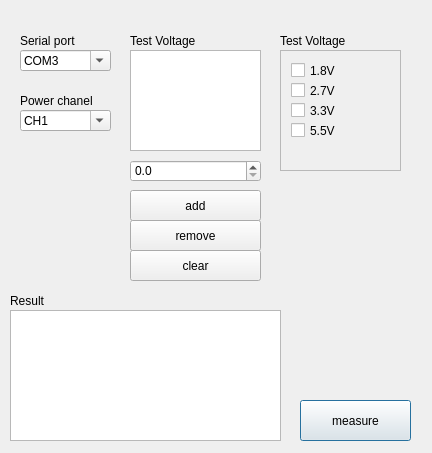
<?xml version="1.0" encoding="UTF-8"?>
<ui version="4.0">
 <class>Dialog</class>
 <widget class="QDialog" name="Dialog">
  <property name="geometry">
   <rect>
    <x>0</x>
    <y>0</y>
    <width>432</width>
    <height>453</height>
   </rect>
  </property>
  <property name="windowTitle">
   <string>Dialog</string>
  </property>
  <widget class="QPushButton" name="PB_measure">
   <property name="geometry">
    <rect>
     <x>300</x>
     <y>400</y>
     <width>111</width>
     <height>41</height>
    </rect>
   </property>
   <property name="text">
    <string>measure</string>
   </property>
  </widget>
  <widget class="QTextBrowser" name="textBrowser_result">
   <property name="geometry">
    <rect>
     <x>10</x>
     <y>310</y>
     <width>271</width>
     <height>131</height>
    </rect>
   </property>
   <property name="tabChangesFocus">
    <bool>false</bool>
   </property>
  </widget>
  <widget class="QScrollArea" name="scrollArea">
   <property name="geometry">
    <rect>
     <x>280</x>
     <y>50</y>
     <width>121</width>
     <height>121</height>
    </rect>
   </property>
   <property name="sizeAdjustPolicy">
    <enum>QAbstractScrollArea::AdjustToContents</enum>
   </property>
   <property name="widgetResizable">
    <bool>true</bool>
   </property>
   <widget class="QWidget" name="scrollAreaWidgetContents">
    <property name="geometry">
     <rect>
      <x>0</x>
      <y>0</y>
      <width>119</width>
      <height>119</height>
     </rect>
    </property>
    <widget class="QCheckBox" name="checkBox_1d8">
     <property name="geometry">
      <rect>
       <x>10</x>
       <y>10</y>
       <width>96</width>
       <height>19</height>
      </rect>
     </property>
     <property name="text">
      <string>1.8V</string>
     </property>
    </widget>
    <widget class="QCheckBox" name="checkBox_5d5">
     <property name="geometry">
      <rect>
       <x>10</x>
       <y>70</y>
       <width>96</width>
       <height>19</height>
      </rect>
     </property>
     <property name="text">
      <string>5.5V</string>
     </property>
    </widget>
    <widget class="QCheckBox" name="checkBox_2d7">
     <property name="geometry">
      <rect>
       <x>10</x>
       <y>30</y>
       <width>96</width>
       <height>19</height>
      </rect>
     </property>
     <property name="text">
      <string>2.7V</string>
     </property>
    </widget>
    <widget class="QCheckBox" name="checkBox_3d3">
     <property name="geometry">
      <rect>
       <x>10</x>
       <y>50</y>
       <width>96</width>
       <height>19</height>
      </rect>
     </property>
     <property name="text">
      <string>3.3V</string>
     </property>
    </widget>
   </widget>
  </widget>
  <widget class="QLabel" name="label_2">
   <property name="geometry">
    <rect>
     <x>20</x>
     <y>30</y>
     <width>91</width>
     <height>21</height>
    </rect>
   </property>
   <property name="text">
    <string>Serial port</string>
   </property>
   <property name="scaledContents">
    <bool>false</bool>
   </property>
  </widget>
  <widget class="QComboBox" name="CB_port">
   <property name="geometry">
    <rect>
     <x>20</x>
     <y>50</y>
     <width>91</width>
     <height>21</height>
    </rect>
   </property>
   <property name="editable">
    <bool>true</bool>
   </property>
   <property name="currentText">
    <string>COM3</string>
   </property>
   <property name="currentIndex">
    <number>0</number>
   </property>
   <item>
    <property name="text">
     <string>COM3</string>
    </property>
   </item>
   <item>
    <property name="text">
     <string>COM5</string>
    </property>
   </item>
   <item>
    <property name="text">
     <string>COM11</string>
    </property>
   </item>
  </widget>
  <widget class="QLabel" name="label">
   <property name="geometry">
    <rect>
     <x>20</x>
     <y>90</y>
     <width>91</width>
     <height>21</height>
    </rect>
   </property>
   <property name="text">
    <string>Power chanel</string>
   </property>
   <property name="scaledContents">
    <bool>false</bool>
   </property>
  </widget>
  <widget class="QComboBox" name="CB_chanel">
   <property name="geometry">
    <rect>
     <x>20</x>
     <y>110</y>
     <width>91</width>
     <height>21</height>
    </rect>
   </property>
   <property name="editable">
    <bool>true</bool>
   </property>
   <property name="currentText">
    <string>CH1</string>
   </property>
   <property name="currentIndex">
    <number>0</number>
   </property>
   <item>
    <property name="text">
     <string>CH1</string>
    </property>
   </item>
   <item>
    <property name="text">
     <string>CH2</string>
    </property>
   </item>
   <item>
    <property name="text">
     <string>CH3</string>
    </property>
   </item>
  </widget>
  <widget class="QDoubleSpinBox" name="DSB_volt">
   <property name="geometry">
    <rect>
     <x>130</x>
     <y>160</y>
     <width>131</width>
     <height>22</height>
    </rect>
   </property>
   <property name="decimals">
    <number>1</number>
   </property>
   <property name="maximum">
    <double>10.000000000000000</double>
   </property>
   <property name="singleStep">
    <double>0.100000000000000</double>
   </property>
   <property name="value">
    <double>0.000000000000000</double>
   </property>
  </widget>
  <widget class="QPushButton" name="PB_addList">
   <property name="geometry">
    <rect>
     <x>130</x>
     <y>190</y>
     <width>131</width>
     <height>31</height>
    </rect>
   </property>
   <property name="text">
    <string>add</string>
   </property>
  </widget>
  <widget class="QListWidget" name="list_volt">
   <property name="geometry">
    <rect>
     <x>130</x>
     <y>50</y>
     <width>131</width>
     <height>101</height>
    </rect>
   </property>
  </widget>
  <widget class="QPushButton" name="PB_removeList">
   <property name="geometry">
    <rect>
     <x>130</x>
     <y>220</y>
     <width>131</width>
     <height>31</height>
    </rect>
   </property>
   <property name="text">
    <string>remove</string>
   </property>
  </widget>
  <widget class="QLabel" name="label_3">
   <property name="geometry">
    <rect>
     <x>280</x>
     <y>30</y>
     <width>91</width>
     <height>21</height>
    </rect>
   </property>
   <property name="text">
    <string>Test Voltage</string>
   </property>
   <property name="scaledContents">
    <bool>false</bool>
   </property>
  </widget>
  <widget class="QPushButton" name="PB_clearList">
   <property name="geometry">
    <rect>
     <x>130</x>
     <y>250</y>
     <width>131</width>
     <height>31</height>
    </rect>
   </property>
   <property name="text">
    <string>clear</string>
   </property>
  </widget>
  <widget class="QLabel" name="label_4">
   <property name="geometry">
    <rect>
     <x>10</x>
     <y>290</y>
     <width>91</width>
     <height>21</height>
    </rect>
   </property>
   <property name="text">
    <string>Result</string>
   </property>
   <property name="scaledContents">
    <bool>false</bool>
   </property>
  </widget>
  <widget class="QLabel" name="label_5">
   <property name="geometry">
    <rect>
     <x>130</x>
     <y>30</y>
     <width>91</width>
     <height>21</height>
    </rect>
   </property>
   <property name="text">
    <string>Test Voltage</string>
   </property>
   <property name="scaledContents">
    <bool>false</bool>
   </property>
  </widget>
 </widget>
 <resources/>
 <connections/>
</ui>
